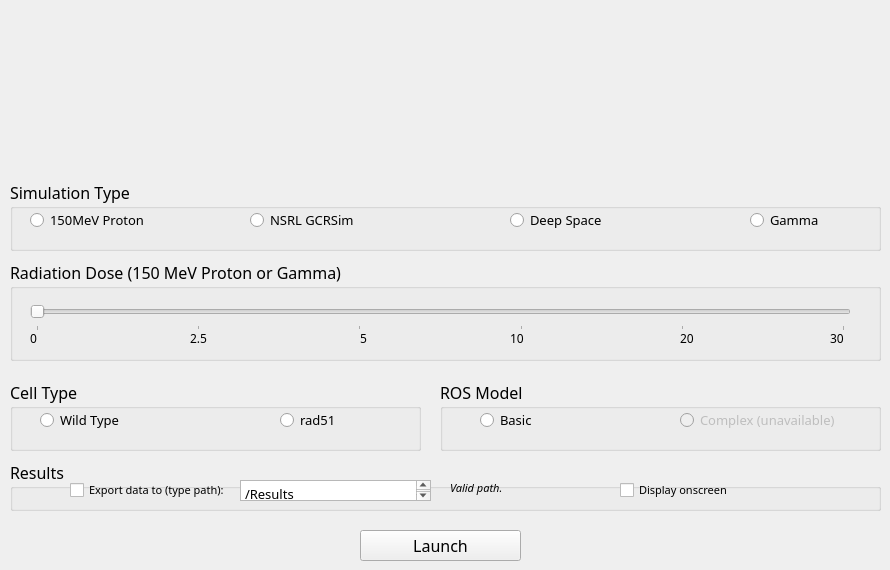
   <widget class="QWidget" name="page_2">
    <widget class="QPushButton" name="pushButton_4">
     <property name="geometry">
      <rect>
       <x>360</x>
       <y>530</y>
       <width>161</width>
       <height>31</height>
      </rect>
     </property>
     <property name="font">
      <font>
       <family>Franklin Gothic Medium</family>
       <pointsize>12</pointsize>
      </font>
     </property>
     <property name="text">
      <string>Launch</string>
     </property>
    </widget>
    <widget class="QGroupBox" name="groupBox_2">
     <property name="geometry">
      <rect>
       <x>10</x>
       <y>260</y>
       <width>871</width>
       <height>101</height>
      </rect>
     </property>
     <property name="font">
      <font>
       <family>Franklin Gothic Medium</family>
       <pointsize>12</pointsize>
      </font>
     </property>
     <property name="title">
      <string>Radiation Dose (150 MeV Proton or Gamma)</string>
     </property>
     <widget class="QSlider" name="horizontalSlider">
      <property name="geometry">
       <rect>
        <x>20</x>
        <y>40</y>
        <width>821</width>
        <height>31</height>
       </rect>
      </property>
      <property name="minimum">
       <number>1</number>
      </property>
      <property name="maximum">
       <number>6</number>
      </property>
      <property name="orientation">
       <enum>Qt::Horizontal</enum>
      </property>
      <property name="tickPosition">
       <enum>QSlider::TicksBelow</enum>
      </property>
      <property name="tickInterval">
       <number>1</number>
      </property>
     </widget>
     <widget class="QLabel" name="label_20">
      <property name="geometry">
       <rect>
        <x>20</x>
        <y>70</y>
        <width>16</width>
        <height>16</height>
       </rect>
      </property>
      <property name="font">
       <font>
        <family>Franklin Gothic Book</family>
        <pointsize>9</pointsize>
       </font>
      </property>
      <property name="text">
       <string>0</string>
      </property>
     </widget>
     <widget class="QLabel" name="label_21">
      <property name="geometry">
       <rect>
        <x>180</x>
        <y>70</y>
        <width>21</width>
        <height>16</height>
       </rect>
      </property>
      <property name="font">
       <font>
        <family>Franklin Gothic Book</family>
        <pointsize>9</pointsize>
       </font>
      </property>
      <property name="text">
       <string>2.5</string>
      </property>
     </widget>
     <widget class="QLabel" name="label_22">
      <property name="geometry">
       <rect>
        <x>350</x>
        <y>70</y>
        <width>16</width>
        <height>16</height>
       </rect>
      </property>
      <property name="font">
       <font>
        <family>Franklin Gothic Book</family>
        <pointsize>9</pointsize>
       </font>
      </property>
      <property name="text">
       <string>5</string>
      </property>
     </widget>
     <widget class="QLabel" name="label_23">
      <property name="geometry">
       <rect>
        <x>500</x>
        <y>70</y>
        <width>21</width>
        <height>16</height>
       </rect>
      </property>
      <property name="font">
       <font>
        <family>Franklin Gothic Book</family>
        <pointsize>9</pointsize>
       </font>
      </property>
      <property name="text">
       <string>10</string>
      </property>
     </widget>
     <widget class="QLabel" name="label_24">
      <property name="geometry">
       <rect>
        <x>670</x>
        <y>70</y>
        <width>21</width>
        <height>16</height>
       </rect>
      </property>
      <property name="font">
       <font>
        <family>Franklin Gothic Book</family>
        <pointsize>9</pointsize>
       </font>
      </property>
      <property name="text">
       <string>20</string>
      </property>
     </widget>
     <widget class="QLabel" name="label_25">
      <property name="geometry">
       <rect>
        <x>820</x>
        <y>70</y>
        <width>21</width>
        <height>16</height>
       </rect>
      </property>
      <property name="font">
       <font>
        <family>Franklin Gothic Book</family>
        <pointsize>9</pointsize>
       </font>
      </property>
      <property name="text">
       <string>30</string>
      </property>
     </widget>
    </widget>
    <widget class="QGroupBox" name="groupBox_3">
     <property name="geometry">
      <rect>
       <x>10</x>
       <y>380</y>
       <width>411</width>
       <height>71</height>
      </rect>
     </property>
     <property name="font">
      <font>
       <family>Franklin Gothic Medium</family>
       <pointsize>12</pointsize>
      </font>
     </property>
     <property name="title">
      <string>Cell Type</string>
     </property>
     <widget class="QRadioButton" name="radioButton_5">
      <property name="geometry">
       <rect>
        <x>30</x>
        <y>30</y>
        <width>89</width>
        <height>20</height>
       </rect>
      </property>
      <property name="font">
       <font>
        <family>Franklin Gothic Book</family>
        <pointsize>10</pointsize>
       </font>
      </property>
      <property name="text">
       <string>Wild Type</string>
      </property>
     </widget>
     <widget class="QRadioButton" name="radioButton_6">
      <property name="geometry">
       <rect>
        <x>270</x>
        <y>30</y>
        <width>89</width>
        <height>20</height>
       </rect>
      </property>
      <property name="font">
       <font>
        <family>Franklin Gothic Book</family>
        <pointsize>10</pointsize>
       </font>
      </property>
      <property name="text">
       <string>rad51</string>
      </property>
     </widget>
    </widget>
    <widget class="QGroupBox" name="groupBox_4">
     <property name="geometry">
      <rect>
       <x>440</x>
       <y>380</y>
       <width>441</width>
       <height>71</height>
      </rect>
     </property>
     <property name="font">
      <font>
       <family>Franklin Gothic Medium</family>
       <pointsize>12</pointsize>
      </font>
     </property>
     <property name="title">
      <string>ROS Model</string>
     </property>
     <widget class="QRadioButton" name="radioButton_7">
      <property name="geometry">
       <rect>
        <x>40</x>
        <y>30</y>
        <width>89</width>
        <height>20</height>
       </rect>
      </property>
      <property name="font">
       <font>
        <family>Franklin Gothic Book</family>
        <pointsize>10</pointsize>
       </font>
      </property>
      <property name="text">
       <string>Basic</string>
      </property>
     </widget>
     <widget class="QRadioButton" name="radioButton_8">
      <property name="geometry">
       <rect>
        <x>240</x>
        <y>30</y>
        <width>175</width>
        <height>20</height>
       </rect>
      </property>
      <property name="font">
       <font>
        <family>Franklin Gothic Book</family>
        <pointsize>10</pointsize>
       </font>
      </property>
      <property name="enabled">
       <bool>false</bool>
      </property>
      <property name="text">
       <string>Complex (unavailable)</string>
      </property>
     </widget>
    </widget>
    <widget class="QGroupBox" name="groupBox_5">
     <property name="geometry">
      <rect>
       <x>10</x>
       <y>460</y>
       <width>871</width>
       <height>51</height>
      </rect>
     </property>
     <property name="font">
      <font>
       <family>Franklin Gothic Medium</family>
       <pointsize>12</pointsize>
      </font>
     </property>
     <property name="title">
      <string>Results</string>
     </property>
     <widget class="QCheckBox" name="checkBox">
      <property name="geometry">
       <rect>
        <x>60</x>
        <y>20</y>
        <width>161</width>
        <height>20</height>
       </rect>
      </property>
      <property name="font">
       <font>
        <family>Franklin Gothic Book</family>
        <pointsize>8</pointsize>
       </font>
      </property>
      <property name="text">
       <string>Export data to (type path):</string>
      </property>
     </widget>
     <widget class="QPlainTextEdit" name="plainTextEdit">
      <property name="geometry">
       <rect>
        <x>230</x>
        <y>20</y>
        <width>191</width>
        <height>21</height>
       </rect>
      </property>
      <property name="palette">
       <palette>
        <active>
         <colorrole role="Highlight">
          <brush brushstyle="SolidPattern">
           <color alpha="255">
            <red>229</red>
            <green>220</green>
            <blue>255</blue>
           </color>
          </brush>
         </colorrole>
        </active>
        <inactive>
         <colorrole role="Highlight">
          <brush brushstyle="SolidPattern">
           <color alpha="255">
            <red>229</red>
            <green>220</green>
            <blue>255</blue>
           </color>
          </brush>
         </colorrole>
        </inactive>
        <disabled/>
       </palette>
      </property>
      <property name="font">
       <font>
        <family>Franklin Gothic Book</family>
        <pointsize>10</pointsize>
       </font>
      </property>
      <property name="plainText">
       <string>/Results</string>
      </property>
     </widget>
     <widget class="QCheckBox" name="checkBox_2">
      <property name="geometry">
       <rect>
        <x>610</x>
        <y>20</y>
        <width>171</width>
        <height>20</height>
       </rect>
      </property>
      <property name="font">
       <font>
        <family>Franklin Gothic Book</family>
        <pointsize>8</pointsize>
       </font>
      </property>
      <property name="text">
       <string>Display onscreen</string>
      </property>
     </widget>
     <widget class="QLabel" name="label_7">
      <property name="geometry">
       <rect>
        <x>440</x>
        <y>20</y>
        <width>81</width>
        <height>16</height>
       </rect>
      </property>
      <property name="font">
       <font>
        <family>Franklin Gothic Book</family>
        <pointsize>8</pointsize>
        <italic>true</italic>
       </font>
      </property>
      <property name="text">
       <string>Valid path.</string>
      </property>
     </widget>
    </widget>
    <widget class="QLabel" name="label_9">
     <property name="geometry">
      <rect>
       <x>220</x>
       <y>-10</y>
       <width>441</width>
       <height>191</height>
      </rect>
     </property>
     <property name="text">
      <string/>
     </property>
     <property name="pixmap">
      <pixmap>images/AMMPER_Clear1.PNG</pixmap>
     </property>
     <property name="scaledContents">
      <bool>true</bool>
     </property>
    </widget>
    <widget class="QGroupBox" name="groupBox">
     <property name="geometry">
      <rect>
       <x>10</x>
       <y>180</y>
       <width>871</width>
       <height>71</height>
      </rect>
     </property>
     <property name="font">
      <font>
       <family>Franklin Gothic Medium</family>
       <pointsize>12</pointsize>
      </font>
     </property>
     <property name="title">
      <string>Simulation Type</string>
     </property>
     <widget class="QRadioButton" name="radioButton">
      <property name="geometry">
       <rect>
        <x>20</x>
        <y>30</y>
        <width>161</width>
        <height>20</height>
       </rect>
      </property>
      <property name="font">
       <font>
        <family>Franklin Gothic Book</family>
        <pointsize>10</pointsize>
       </font>
      </property>
      <property name="text">
       <string>150MeV Proton</string>
      </property>
     </widget>
     <widget class="QRadioButton" name="radioButton_2">
      <property name="geometry">
       <rect>
        <x>240</x>
        <y>30</y>
        <width>121</width>
        <height>20</height>
       </rect>
      </property>
      <property name="font">
       <font>
        <family>Franklin Gothic Book</family>
        <pointsize>10</pointsize>
       </font>
      </property>
      <property name="text">
       <string>NSRL GCRSim</string>
      </property>
     </widget>
     <widget class="QRadioButton" name="radioButton_3">
      <property name="geometry">
       <rect>
        <x>500</x>
        <y>30</y>
        <width>131</width>
        <height>20</height>
       </rect>
      </property>
      <property name="font">
       <font>
        <family>Franklin Gothic Book</family>
        <pointsize>10</pointsize>
       </font>
      </property>
      <property name="text">
       <string>Deep Space</string>
      </property>
     </widget>
     <widget class="QRadioButton" name="radioButton_4">
      <property name="geometry">
       <rect>
        <x>740</x>
        <y>30</y>
        <width>89</width>
        <height>20</height>
       </rect>
      </property>
      <property name="font">
       <font>
        <family>Franklin Gothic Book</family>
        <pointsize>10</pointsize>
       </font>
      </property>
      <property name="text">
       <string>Gamma</string>
      </property>
     </widget>
    </widget>
   </widget>
